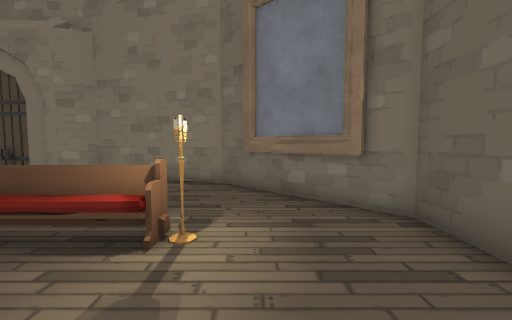
view 1 (above)

19 first-person views from a walk through a 3-D level made in the Unity game engine. The camera is 1.2 m above the floor, tilts 4° down and sees 90° across. The floor is counted in squares, 1 m on a side. Each view is taken from the middle of a square. On the plan, view 1 faces up. The plan holds only what a view shows up to about 12 squares ahead; the rest is blank. The place goes on beyond the plan. The player character is not drawn. Some animated figures are left out. Some surface patterns are stand-ins.

view 2
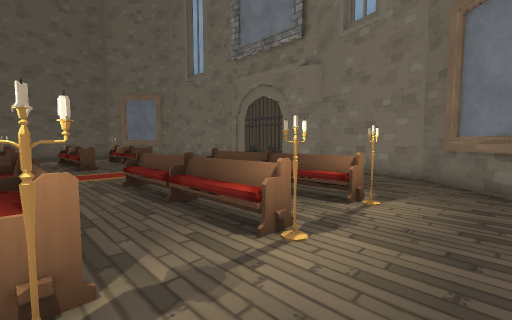

view 3
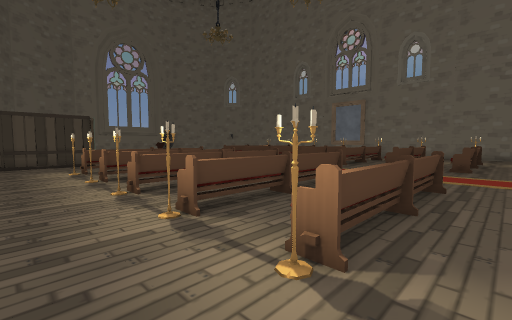

view 4
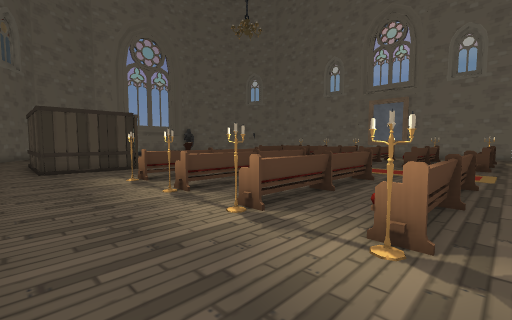

view 5
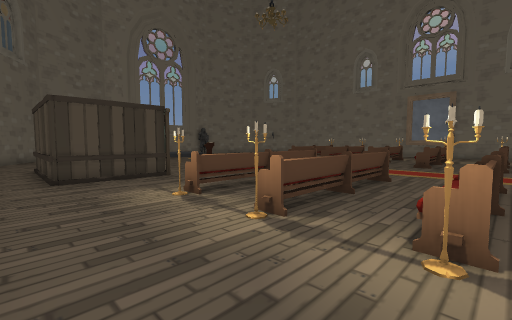

view 6
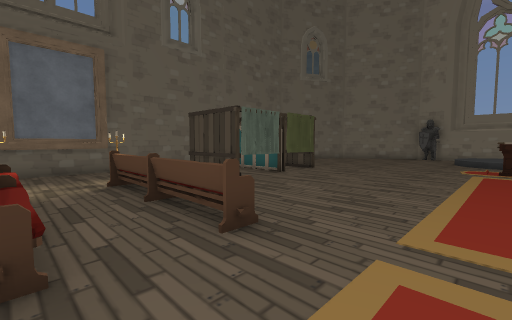

view 7
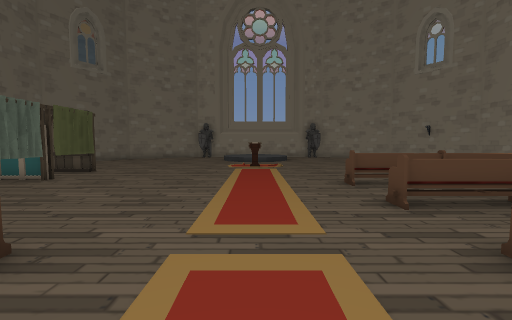

view 8
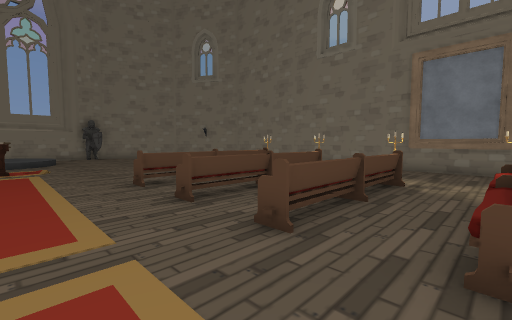

view 9
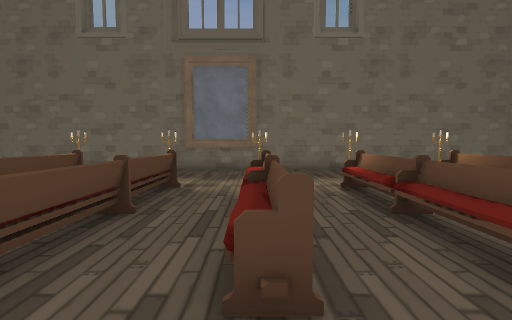

view 10
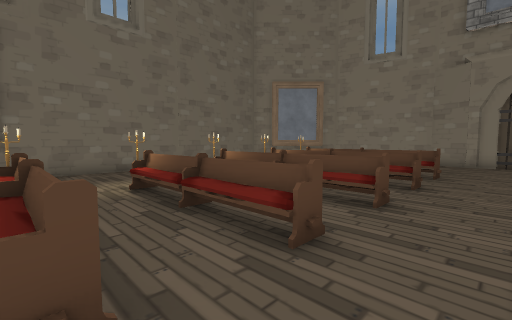

view 11
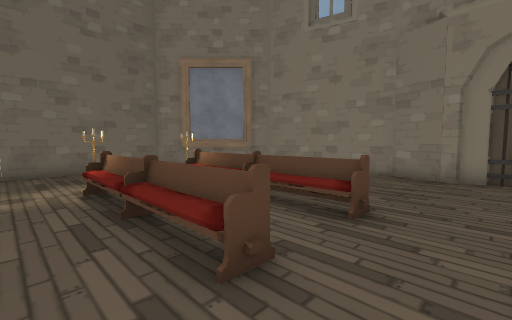

view 12
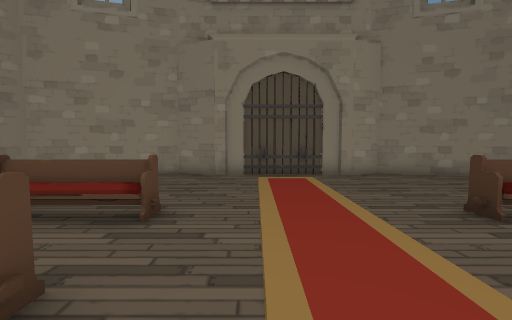

view 13
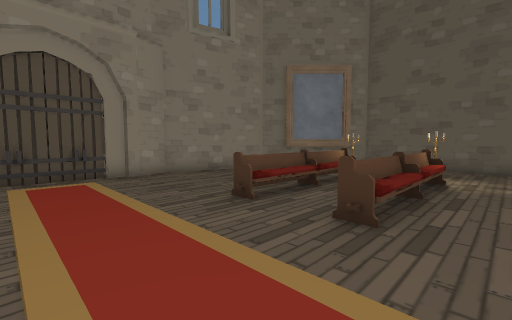

view 14
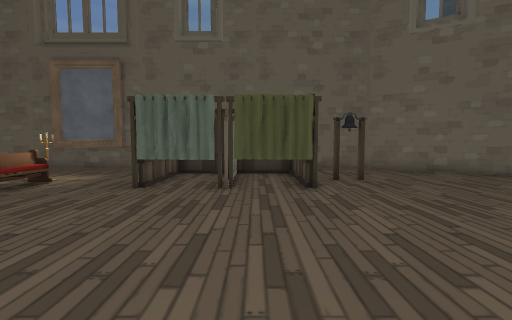

view 15
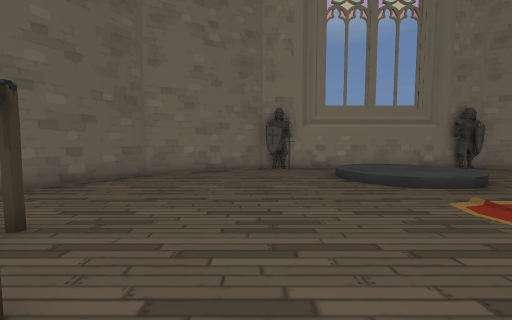

view 16
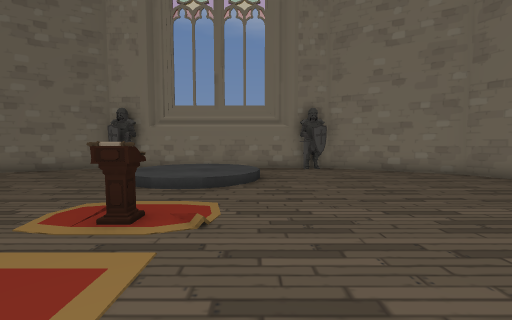

view 17
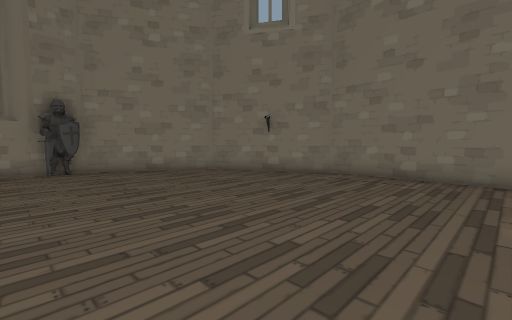

view 18
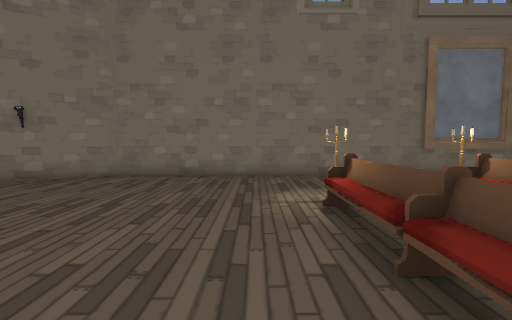

view 19
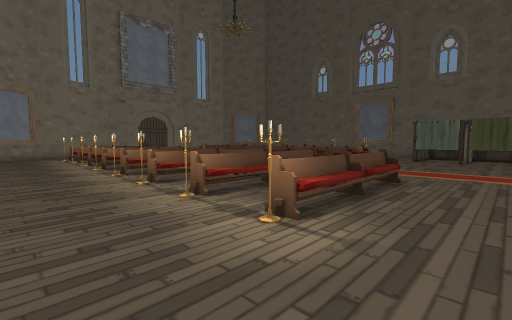

### Floor plan
Key: @ floor where view 1 was taken; # wall or solid block; . main floor; : floor 0.25 m higher than the main floor; / step, stairs or slope; = window, fence, low wall or low ledge; ^ raised ledge; B bench; P painting; S statue; O other object.
Columns run from 21 left of view 1 to 3 right of it. Each row starts with its distance up from view 1.
  9        ##O#####O##
  8    #### ..#=.=#..#####
  7  ###    .............##
  6  #O     .......... ..O##
  5 ##       ........  ...O##
  4 #      .................#
  3 #   BBBBOB.....BOBBBB...#
  2 #     ..................#
  1 #...BBBB.B.....B.BBBB...#
  0 #...B.B..B.....B.B..B@..#
 -1 #.......................#
 -2 #...BBBBOB.....BOBBBB..
 -3 #....    ...  .  .......
 -4 #...BBBB.B.....B.BBBB...#
 -5 #...B.B..B.....B.B..B...#
 -6 #.......................#
 -7 #...BBBBOB.....BOBBBB...#
 -8 #......................P#
 -9 #...BBBB.B.....B.BBBB..P#
-10 #...B.B..B.....B.B..B...#
-11 #.......................#
-12 #...BBBBOB..............#
-13 #..................OOOO.#
-14 #...BBBB.B.........O..O.
-15 #...B.B..B.........OOOO.
-16 #..................O..O.
-17 #..................OOOO.
-18 #.......................
-19 #...................#...#
-20 #...........^...........#
-21 #.......................#
-22 #......................##
-23  O........./:/........##
-24  ##......./:::/.......#
-25   #......./:::/......##
-26   ###...../:::/.....##
-27     ###SS..   ..S.###
-28       #############

Positions as (right, up) in squares from view 1, and headings:
1: (0, 0), facing up
2: (1, -2), facing up-left
3: (1, 2), facing down-left
4: (2, -1), facing down-left
5: (2, -4), facing down-left
6: (-9, -7), facing down-right
7: (-9, -7), facing down
8: (-9, -7), facing down-left
9: (-10, -7), facing left
10: (-10, -7), facing up-left
11: (-10, -1), facing up-left
12: (-10, -1), facing up
13: (-10, -1), facing up-right
14: (-9, -16), facing right
15: (-4, -16), facing down
16: (-11, -16), facing down
17: (-12, -16), facing down-left
18: (-12, -16), facing left
19: (-20, -17), facing up-right
